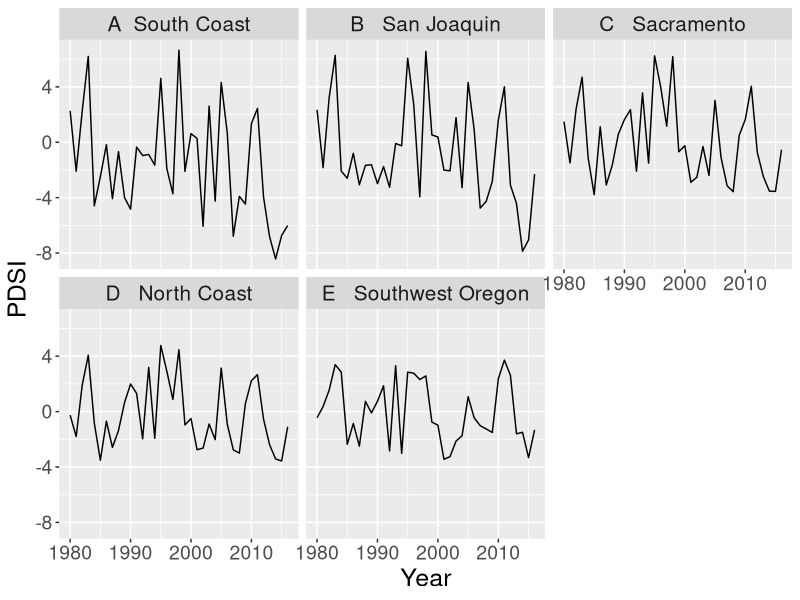
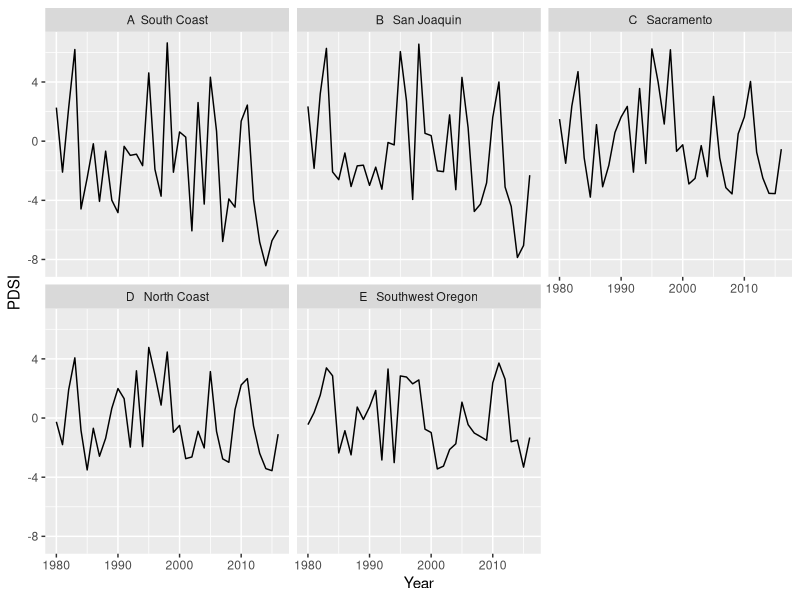
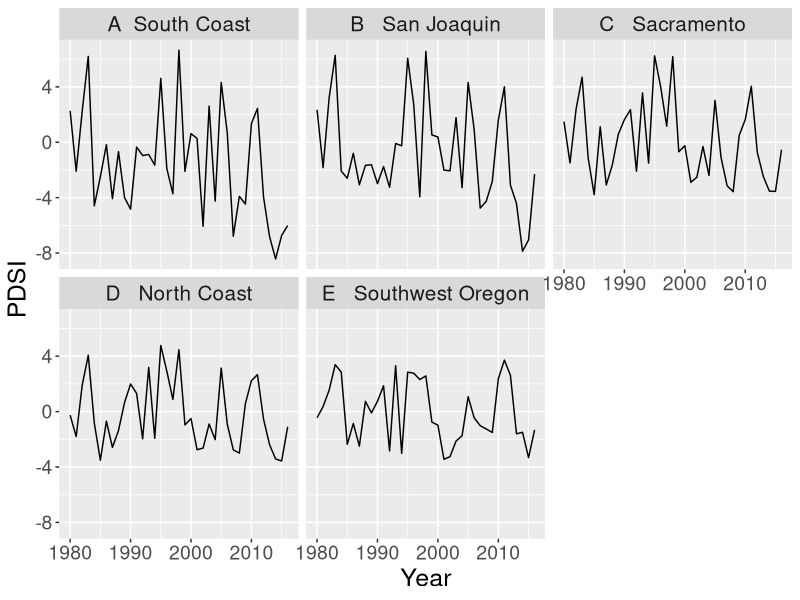
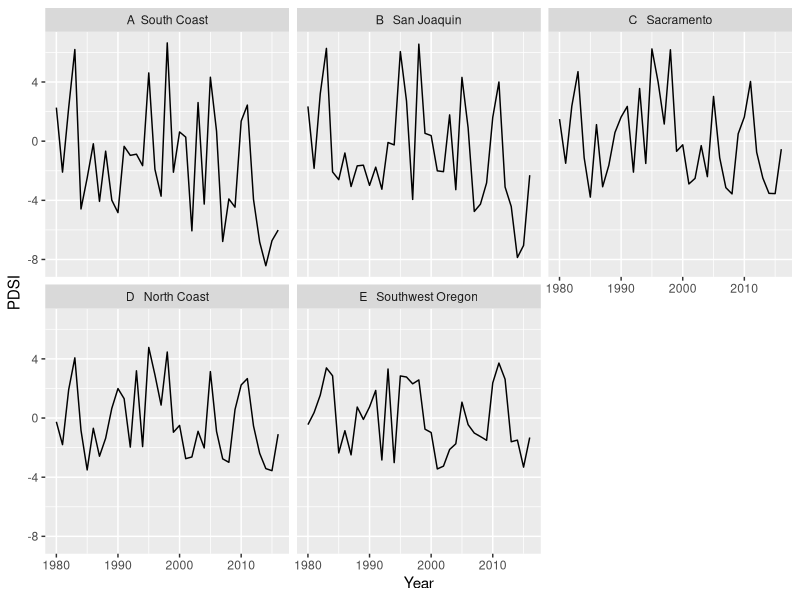

These figures' R source, in order:
#################
# Graph PDSI
#################
library(tidyverse)

#see drought-readme.txt for row codes 
#ftp://ftp.ncdc.noaa.gov/pub/data/cirs/climdiv/
#https://www.ncdc.noaa.gov/monitoring-references/maps/images/us-climate-divisions-names.jpg

pdsi <- read.csv("Data/PDSI.csv", header=T)

#merge State and Division ID
pdsi <- pdsi %>% mutate(Division = paste(State, Div, sep = "_"))

#Filter out wanted Divisions
pdsi <- pdsi %>% filter (Division=="CA_1" | Division=="CA_2" | Division=="CA_5" | Division=="CA_6" 
                         | Division=="OR_3")

#Take Mean of JJA
pdsi <- pdsi %>% mutate(PDSI = rowMeans(select(pdsi, m_6,m_7,m_8)))

#Select June, July, August
pdsi <- pdsi %>% select(Division,Year,PDSI)

#Give Divisions order and names that make sense
pdsi <- pdsi %>% mutate(Reg=ifelse(Division =="CA_6", "A  South Coast", 
                                   ifelse((Division=="CA_5"), "B   San Joaquin", 
                                          ifelse((Division=="CA_2"), "C   Sacramento",
                                                 ifelse((Division=="CA_1"), "D   North Coast", "E   Southwest Oregon")))))



#Filter only to 1980 to 2020
pdsi <- pdsi %>%filter(Year>1979) %>% filter(Year<2017)

#Make Graph since 1980
pdsi_graph <-ggplot(pdsi , aes(x=Year, y=PDSI))+ 
  geom_line()+
  facet_wrap(.~Reg)+
  theme(axis.title = element_text(size = 18))+
  theme(axis.text = element_text(size = 14))+
  theme(strip.text = element_text(size = 15))
pdsi_graph 

ggsave("pdsi_1980.pdf", width = 12, height = 7, units = "in")




#Make Graph all years
pdsi_graph <-ggplot(pdsi , aes(x=Year, y=PDSI))+ 
  geom_line()+
  scale_x_continuous(breaks = scales::pretty_breaks(n = 5))+
  facet_wrap(.~Reg)
pdsi_graph 

ggsave("pdsi_1895.pdf", width = 12, height = 7, units = "in")


